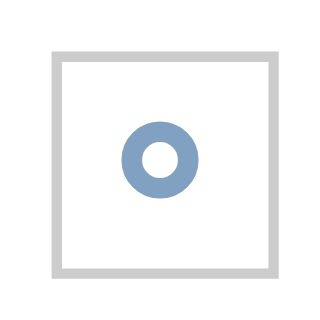

The specification (Vega-Lite) saved for this image:
### Vega specification from a JSON file in a GitHub repository (floating-point values rounded to 4 significant figures)
{"$schema": "https://vega.github.io/schema/vega/v3.0.json", "autosize": "pad", "padding": 5, "encode": {"update": {"stroke": {"value": "#ccc"}, "fill": {"value": "transparent"}}}, "data": [{"name": "source_0", "values": [{}]}], "signals": [{"name": "width", "update": "21"}, {"name": "height", "update": "21"}], "marks": [{"name": "marks", "type": "symbol", "role": "point", "style": ["point"], "from": {"data": "source_0"}, "encode": {"update": {"x": {"signal": "width", "mult": 0.5}, "y": {"signal": "height", "mult": 0.5}, "stroke": {"value": "#4c78a8"}, "fill": {"value": "transparent"}, "opacity": {"value": 0.7}}}}], "config": {"axis": {"domainColor": "#888", "tickColor": "#888"}, "axisY": {"minExtent": 30}}}
